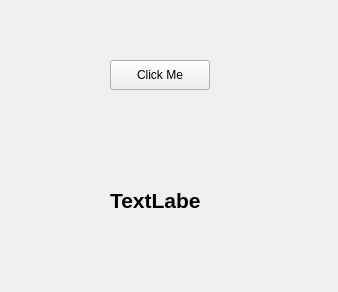
<?xml version="1.0" encoding="UTF-8"?>
<ui version="4.0">
 <class>Widget</class>
 <widget class="QWidget" name="Widget">
  <property name="geometry">
   <rect>
    <x>0</x>
    <y>0</y>
    <width>338</width>
    <height>292</height>
   </rect>
  </property>
  <property name="windowTitle">
   <string>Widget</string>
  </property>
  <property name="styleSheet">
   <string notr="true">QWidget{
background-color: &quot;white&quot;
}

QPushButton{
background-color:&quot;white&quot;
}

QLabel{
color:&quot;red&quot;
}</string>
  </property>
  <widget class="QPushButton" name="pushButton">
   <property name="geometry">
    <rect>
     <x>110</x>
     <y>60</y>
     <width>100</width>
     <height>30</height>
    </rect>
   </property>
   <property name="styleSheet">
    <string notr="true"/>
   </property>
   <property name="text">
    <string>Click Me</string>
   </property>
  </widget>
  <widget class="QLabel" name="label">
   <property name="geometry">
    <rect>
     <x>110</x>
     <y>160</y>
     <width>91</width>
     <height>81</height>
    </rect>
   </property>
   <property name="font">
    <font>
     <pointsize>16</pointsize>
     <bold>true</bold>
    </font>
   </property>
   <property name="text">
    <string>TextLabel</string>
   </property>
  </widget>
 </widget>
 <resources/>
 <connections/>
</ui>
